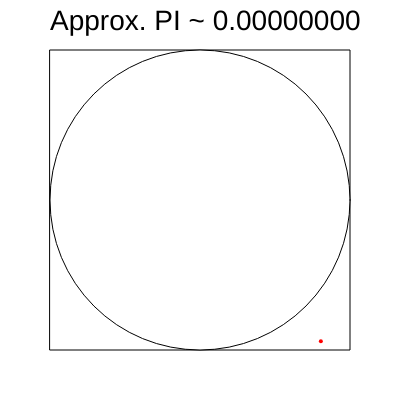
Frame 1 (no input)
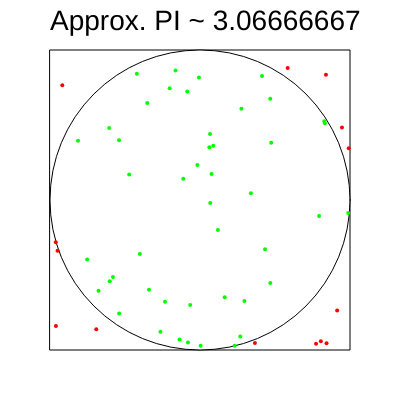
Frame 60 (no input)
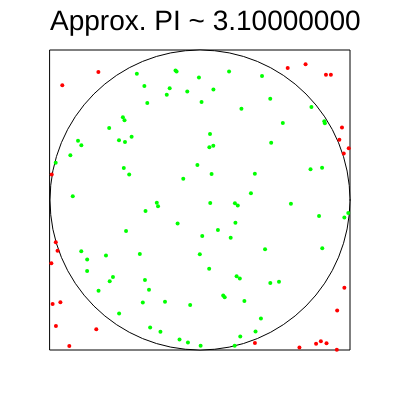
Frame 120 (the mouse pressed at the canvas centre since frame 60)

The p5.js sketch that drew these frames (run headless with seeded random() and noise() and a simulated clock; from frame 60 on, the mouse is pressed at the canvas centre):

// p5.js sketch
// ── sketch.js
const points = [];

function setup() {
    createCanvas(400, 400);
    background(255);
}

function draw() {
    background(255);
    // side of the square
    const d = 300;
    // radius of the circle
    const r = d / 2;
    // center of the canvas
    const cx = width / 2;
    const cy = height / 2;

    fill(255);
    stroke(0);
    // Draw the square at the center of the canvas
    rect(cx - r, cy - r, d, d);

    // Draw the circle at the center of the canvas
    ellipse(cx, cy, r*2, r*2);    
    
    // add a random point inside the square
    const px = Math.random() * d + cx - r;
    const py = Math.random() * d + cy - r;

    // push the point to the array
    points.push({ x: px, y: py });
    
    // draw all the points
    fill(0);
    let k = 0;
    points.forEach(p => {
        // calculate the distance from the center of the circle to the point
        const l = Math.sqrt((p.x - cx) ** 2 + (p.y - cy) ** 2);
        // check if the point is inside the circle
        if (l < r) {
            // if the point is inside the circle, color it green
            fill(0, 255, 0);
            // increment the counter of points inside the circle
            k++;
        } else {
            // if the point is outside the circle, color it red
            fill(255, 0, 0);
        }
        // draw the point
        noStroke();
        ellipse(p.x, p.y, 4, 4);
    });

    // calculate the ratio of points inside the circle to all points
    const n = points.length;
    const ratio = k / n;
    // calculate the estimated value of pi
    const estPI = 4 * ratio;

    // display the estimated value of pi
    fill(0);
    textSize(28);
    text(`Approx. PI ~ ${estPI.toFixed(8)}`, 50, 30);
}
